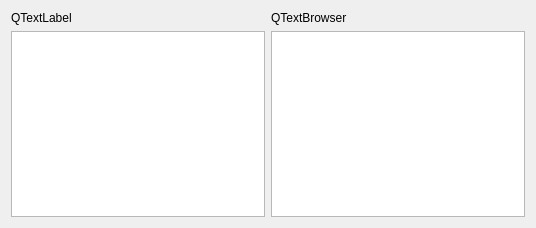
<?xml version="1.0" encoding="UTF-8"?>
<ui version="4.0">
 <class>Form</class>
 <widget class="QWidget" name="Form">
  <property name="geometry">
   <rect>
    <x>0</x>
    <y>0</y>
    <width>536</width>
    <height>228</height>
   </rect>
  </property>
  <property name="windowTitle">
   <string>Form</string>
  </property>
  <layout class="QGridLayout" name="gridLayout">
   <item row="0" column="0">
    <widget class="QLabel" name="edit_label">
     <property name="text">
      <string>QTextLabel</string>
     </property>
    </widget>
   </item>
   <item row="0" column="1">
    <widget class="QLabel" name="browser_label">
     <property name="text">
      <string>QTextBrowser</string>
     </property>
    </widget>
   </item>
   <item row="1" column="0">
    <widget class="QTextBrowser" name="text_edit">
     <property name="lineWrapMode">
      <enum>QTextEdit::WidgetWidth</enum>
     </property>
     <property name="readOnly">
      <bool>false</bool>
     </property>
     <property name="overwriteMode">
      <bool>true</bool>
     </property>
     <property name="textInteractionFlags">
      <set>Qt::LinksAccessibleByKeyboard|Qt::LinksAccessibleByMouse|Qt::TextBrowserInteraction|Qt::TextEditable|Qt::TextEditorInteraction|Qt::TextSelectableByKeyboard|Qt::TextSelectableByMouse</set>
     </property>
    </widget>
   </item>
   <item row="1" column="1">
    <widget class="QTextBrowser" name="text_browser">
     <property name="readOnly">
      <bool>true</bool>
     </property>
    </widget>
   </item>
  </layout>
 </widget>
 <resources/>
 <connections/>
</ui>
